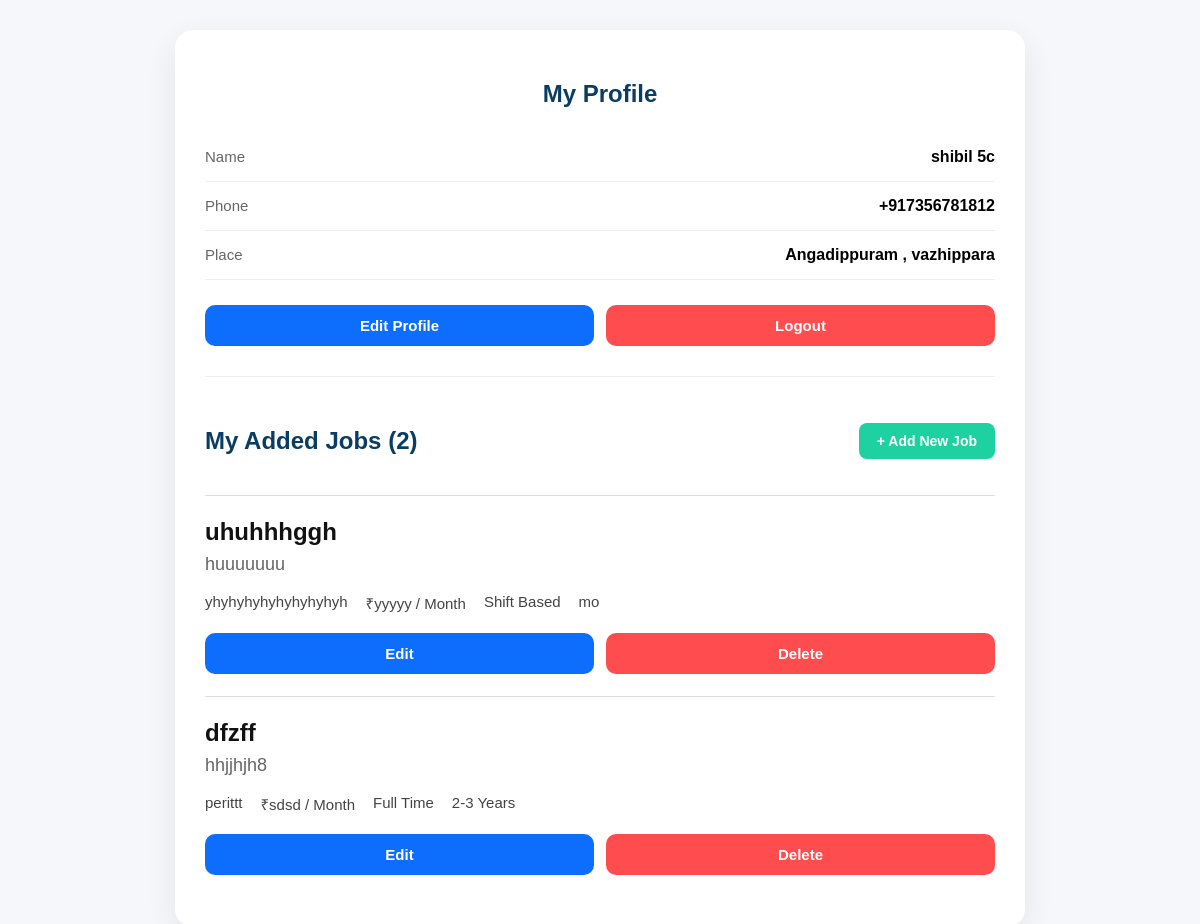
Screenshot of /profile/ (signed in) with the database file from the repository.
### myapp/models.py (models this page shows, shortened)
class Profile(models.Model):
    user = models.OneToOneField(
        User,
        on_delete=models.CASCADE,
        related_name="profile",
    )
    phone = models.CharField(
        max_length=15,
        unique=True,
        validators=[phone_validator],
    )
    full_name = models.CharField(
        max_length=150,
        blank=True,
    )
    district = models.CharField(
        max_length=100,
        blank=True,
    )
    profile_completed = models.BooleanField(
        default=False,
    )
    created_at = models.DateTimeField(
        auto_now_add=True,
    )
    updated_at = models.DateTimeField(
        auto_now=True,
    )
    gender = models.CharField(
        max_length=20,
        blank=True,
    )
    dob = models.DateField(
        null=True,
        blank=True,
    )
    class Meta:
        ordering = ["-created_at"]

class Job(models.Model):
    owner = models.ForeignKey(
        User,
        on_delete=models.CASCADE,
        related_name="jobs",
        null=True,
        blank=True,
    )
    shop_name = models.CharField(
        max_length=150,
    )
    title = models.CharField(
        max_length=150,
    )
    category = models.ForeignKey(
        Category,
        on_delete=models.PROTECT,
        related_name="jobs",
        null=True,
        blank=True,
    )
    experience = models.CharField(
        max_length=100,
        default="Fresher",
    )
    work_time = models.CharField(
        max_length=100,
    )
    gender = models.CharField(max_length=20, blank=True)
    education = models.CharField(max_length=100, blank=True)
    age_limit = models.CharField(
        max_length=50,
        blank=True,
    )
    location = models.CharField(
        max_length=100,
    )
    salary = models.CharField(
        max_length=100,
    )
    phone = models.CharField(
        max_length=15,
        validators=[phone_validator],
    )
    description = models.TextField(
        blank=True,
    )
    is_verified = models.BooleanField(
        default=True,
    )
    owner_name = models.CharField(
        max_length=150,
        blank=True
    )
    shop_photo = models.ImageField(
        upload_to="shop_photos/",
        null=True,
        blank=True
    )
    created_at = models.DateTimeField(
        auto_now_add=True,
    )
    class Meta:
        ordering = ["-created_at"]

### myapp/views.py (the view)
# urls.py: path("profile/", views.profile, name="profile"),
@login_required(login_url="login")
def profile(request):
    jobs = (
        Job.objects
        .filter(owner=request.user)
        .select_related("category")
        .order_by("-id")
    )
    return render(
        request,
        "profile.html",
        {
            "jobs": jobs,
        },
    )

### templates/profile.html (shortened to what this page needs)
{% load static %}
<!DOCTYPE html>
<html lang="en">
<head>
<link rel="stylesheet" href="{% static 'css/profile.css' %}">
</head>
<body>
<div class="profile-box">
<div class="profile-header">
    <h2>
        {% if edit %}
            Edit Profile
        {% else %}
            My Profile
        {% endif %}
    </h2>
</div>
{% if edit %}
<form method="POST">
    {% csrf_token %}
    <div class="profile-info">
        <div class="info-row">
            <span>Name</span>
            <input type="text"
                   name="full_name"
                   value="{{ request.user.profile.full_name|default:request.user.first_name }}"
                   required>
        </div>
        <div class="info-row">
            <span>Phone</span>
            <input type="text"
                   name="phone"
                   value="{{ request.user.profile.phone }}"
                   required>
        </div>
        <div class="info-row">
            <span>Place</span>
            <input type="text"
                   name="district"
                   value="{{ request.user.profile.district }}">
        </div>
    </div>
    <div class="profile-actions">
        <button type="submit" class="edit-btn">
            Update Profile
        </button>
        <a href="{% url 'profile' %}">
            <button type="button" class="logout-btn">
                Cancel
            </button>
        </a>
    </div>
</form>
{% else %}
<div class="profile-info">
    <div class="info-row">
        <span>Name</span>
        <strong>{{ request.user.profile.full_name|default:request.user.first_name }}</strong>
    </div>
    <div class="info-row">
        <span>Phone</span>
        <strong>{{ request.user.profile.phone }}</strong>
    </div>
    <div class="info-row">
        <span>Place</span>
        <strong>{{ request.user.profile.district|default:"Not Added" }}</strong>
    </div>
</div>
<div class="profile-actions">
    <a href="{% url 'edit_profile' %}">
        <button class="edit-btn">
            Edit Profile
        </button>
    </a>
    <a href="{% url 'logout_user' %}">
        <button class="logout-btn">
            Logout
        </button>
    </a>
</div>
{% endif %}
<hr>
<div class="job-header">
    <h2>My Added Jobs ({{ jobs|length }})</h2>
    <a href="{% url 'add_job' %}" class="add-job-btn">
        + Add New Job
    </a>
</div>
{% for job in jobs %}
<div class="job-card">
    <h3>{{ job.title }}</h3>
    <h4>{{ job.shop_name }}</h4>
    <div class="job-meta">
        <span> {{ job.location }}</span>
        <span> ₹{{ job.salary }} / Month</span>
        <span> {{ job.work_time }}</span>
        <span> {{ job.experience }}</span>
    </div>
    <div class="job-actions">
        <a href="{% url 'edit_job' job.id %}">
            <button class="edit-job">Edit</button>
        </a>
        <a href="{% url 'delete_job' job.id %}"
           onclick="return confirm('Delete this job?')">
            <button class="delete-job">
                Delete
            </button>
        </a>
    </div>
</div>
{% empty %}
<p class="empty">
No jobs added yet.
</p>
{% endfor %}
</body>
</html>

### static/css/profile.css (style rules this page uses)
* { box-sizing:border-box; font-family:Arial,sans-serif; }
body { margin:0; background:#f5f7fa; padding:30px 15px; }
.profile-box { max-width:850px; margin:auto; background:#fff; border-radius:18px; padding:30px; box-shadow:0 10px 30px rgba(0,0,0,.08); }
.profile-box h2 { color:#0a3d62; text-align:center; margin-bottom:20px; }
button { width:100%; padding:12px; border:none; border-radius:10px; background:blue; color:#fff; font-size:15px; font-weight:bold; cursor:pointer; transition:.3s; }
.logout-btn { background:#ff4d4f; }
.job-actions { display:flex; gap:10px; margin-top:18px; }
.job-actions a { flex:1; }
.job-actions button { width:100%; }
hr { margin:30px 0; border:none; border-top:1px solid #eee; }
.profile-info { margin-top:25px; }
.info-row { display:flex; justify-content:space-between; padding:15px 0; border-bottom:1px solid #eee; }
.info-row span { color:#666; font-size:15px; }
.info-row strong { font-size:16px; }
.profile-actions { display:flex; gap:12px; margin:25px 0; }
.profile-actions a { flex:1; }
.edit-btn { background:#0d6efd; }
.job-header { display:flex; justify-content:space-between; align-items:center; margin:30px 0 20px; }
.add-job-btn { text-decoration:none; background:#1dd1a1; color:#fff; padding:10px 18px; border-radius:8px; font-size:14px; font-weight:bold; }
.job-card { border-top:1px solid #ddd; padding:22px 0; }
.job-card h3 { margin:0; font-size:24px; color:#111; }
.job-card h4 { margin:8px 0 18px; font-size:18px; color:#666; font-weight:500; }
.job-meta { display:flex; flex-wrap:wrap; gap:18px; margin-bottom:20px; font-size:15px; color:#444; }
.job-actions { display:flex; gap:12px; }
.edit-job { background:#0d6efd; }
.delete-job { background:#ff4d4f; }

### rows the page displays
Job: title "uhuhhhggh", shop_name "huuuuuuu", location "yhyhyhyhyhyhyhyhyh", salary "yyyyy", work_time "Shift Based", experience "mo"
Job: title "dfzff", shop_name "hhjjhjh8", location "perittt", salary "sdsd", work_time "Full Time", experience "2-3 Years"

### other values shown
{{ request.user.profile.full_name|default:request.user.first_name }} "shibil 5c"
{{ request.user.profile.phone }} "+917356781812"
{{ request.user.profile.district|default:"Not Added" }} "Angadippuram , vazhippara"
{{ jobs|length }} "2"
